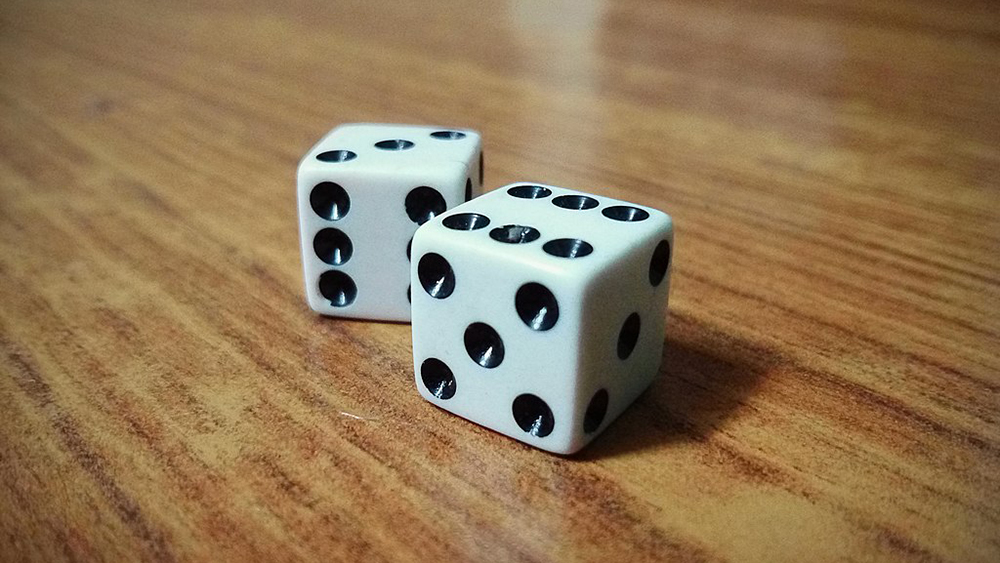
//> input picture Image_Processing_Algorithm/002-mask/dice.jpg, 1000 x 563 px
$ ./mask   (built with g++ and OpenCV 4)
//> lines starting //> are read from the running program, lines starting //| are printed output that depends on the picture; after the words box and inside, x2 and y2 are one past the last pixel; in counts of white or black regions, pixels touching at a corner belong together
#include "opencv2/core/core.hpp"
#include "opencv2/imgproc/imgproc.hpp"
#include "opencv2/highgui/highgui.hpp"
#include <iostream>
#include <cmath>

using namespace std;
using namespace cv;

int main() {
	Mat original = imread("dice.jpg", IMREAD_GRAYSCALE);
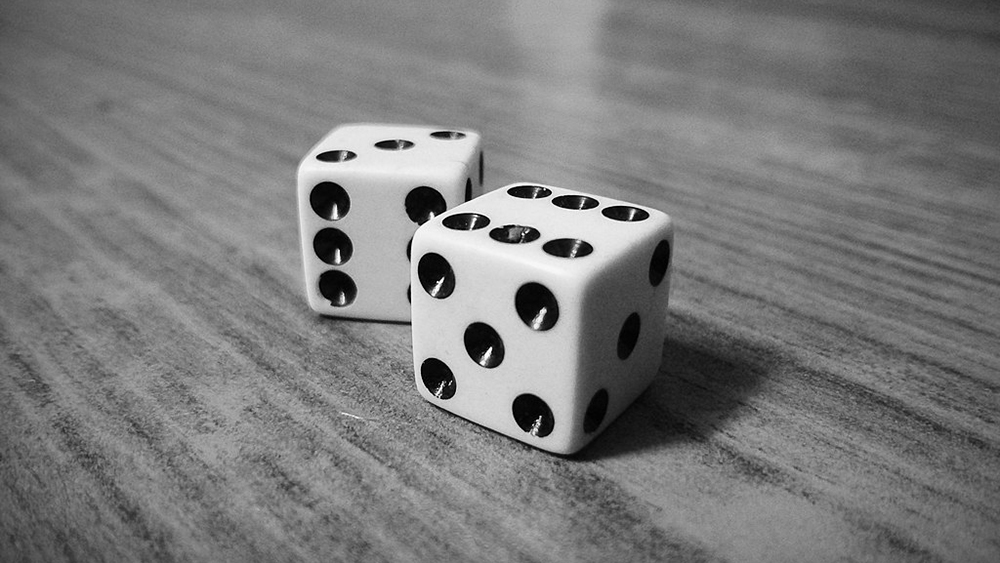
//> original: 563 rows x 1000 cols, CV_8UC1; min 0, max 255, mean 122.4
	Mat mask = imread("dice.jpg", IMREAD_GRAYSCALE);
	Mat result = imread("dice.jpg", IMREAD_GRAYSCALE);
	Mat pattern = imread("pattern.jpg", IMREAD_GRAYSCALE);
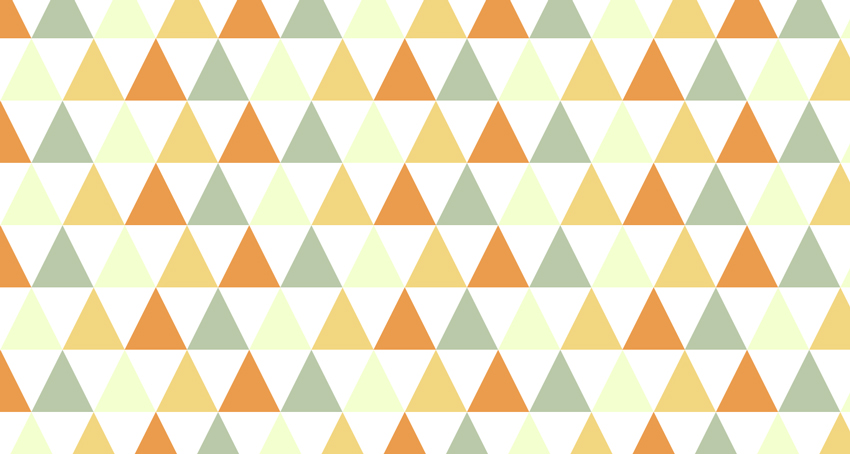
//> input picture Image_Processing_Algorithm/002-mask/pattern.jpg, 850 x 454 px
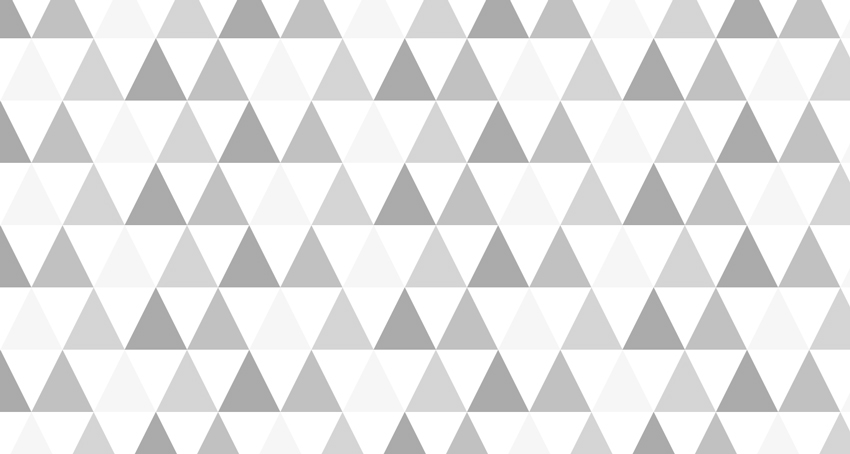
//> pattern: 454 rows x 850 cols, CV_8UC1; min 160, max 255, mean 230.4

	int thresh_value = 200;

	//create mask: binary filter
	for (int i = 0; i < mask.rows; i++) {
		for (int j = 0; j < mask.cols; j++) {
			if (mask.at<uchar>(i, j) > thresh_value) {
				mask.at<uchar>(i, j) = (uchar)(255);
			}
			else {
				mask.at<uchar>(i, j) = (uchar)(0);
			}
		}
	}
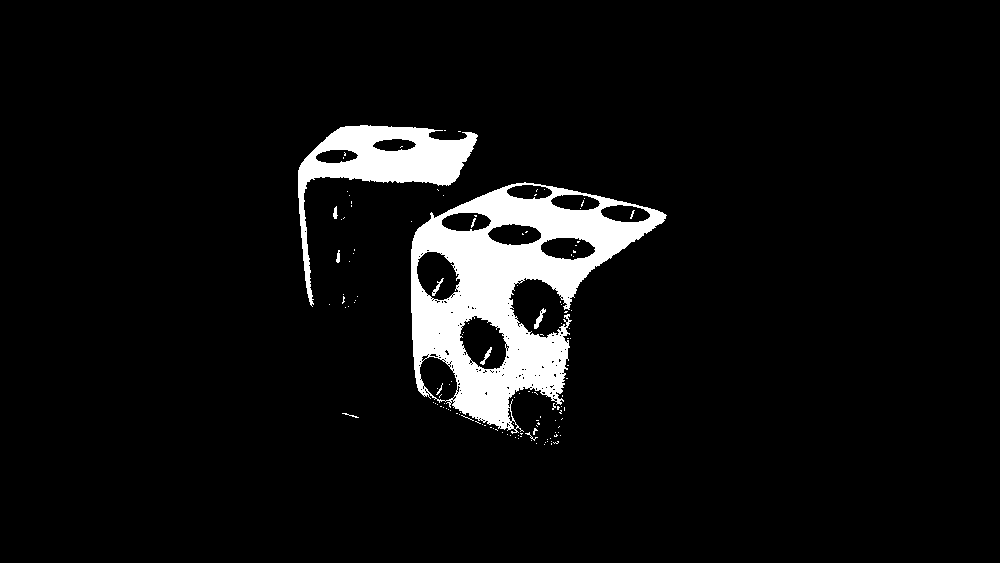
//> mask: 563 rows x 1000 cols, CV_8UC1; 6.2% white; 131 white regions (120 under 20 px), largest, box (x1, y1, x2, y2) and area: (411, 182, 667, 434) 26190, (298, 125, 478, 307) 7899, (534, 308, 546, 329) 86

	for (int i = 0; i < result.rows; i++) {
		for (int j = 0; j < result.cols; j++) {
			if (mask.at<uchar>(i, j) == 255) {
				result.at<uchar>(i, j) = pattern.at<uchar>(i, j);
			}
		}
	}
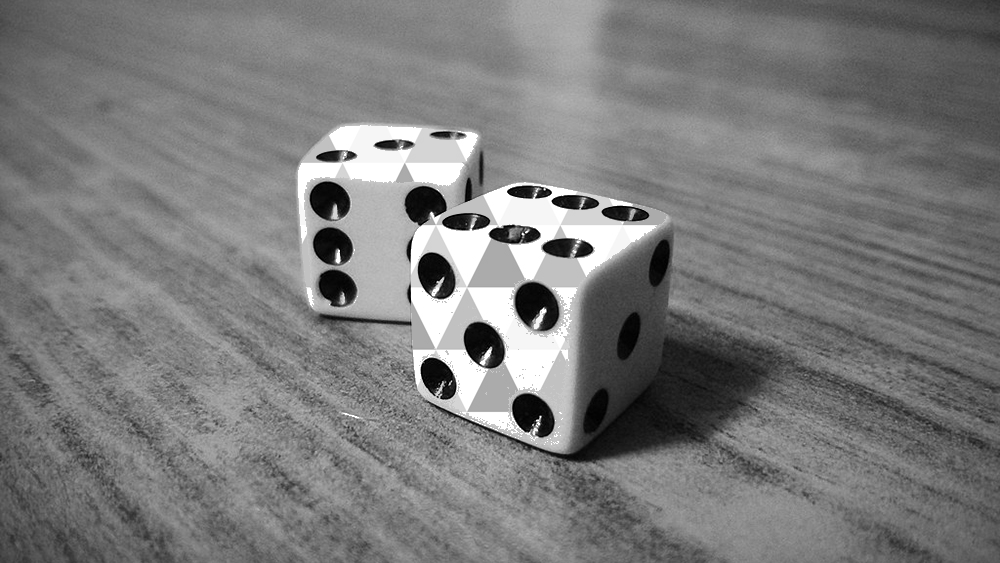
//> result: 563 rows x 1000 cols, CV_8UC1; 6.17% of pixels changed, all inside (x1, y1, x2, y2) = (298, 125, 667, 445)
	namedWindow("Mask", WINDOW_AUTOSIZE);
	imshow("Mask", mask);
	namedWindow("Result", WINDOW_AUTOSIZE);
	imshow("Result", result);
	namedWindow("Pattern", WINDOW_AUTOSIZE);
	imshow("Pattern", pattern);
	waitKey(0);
}
